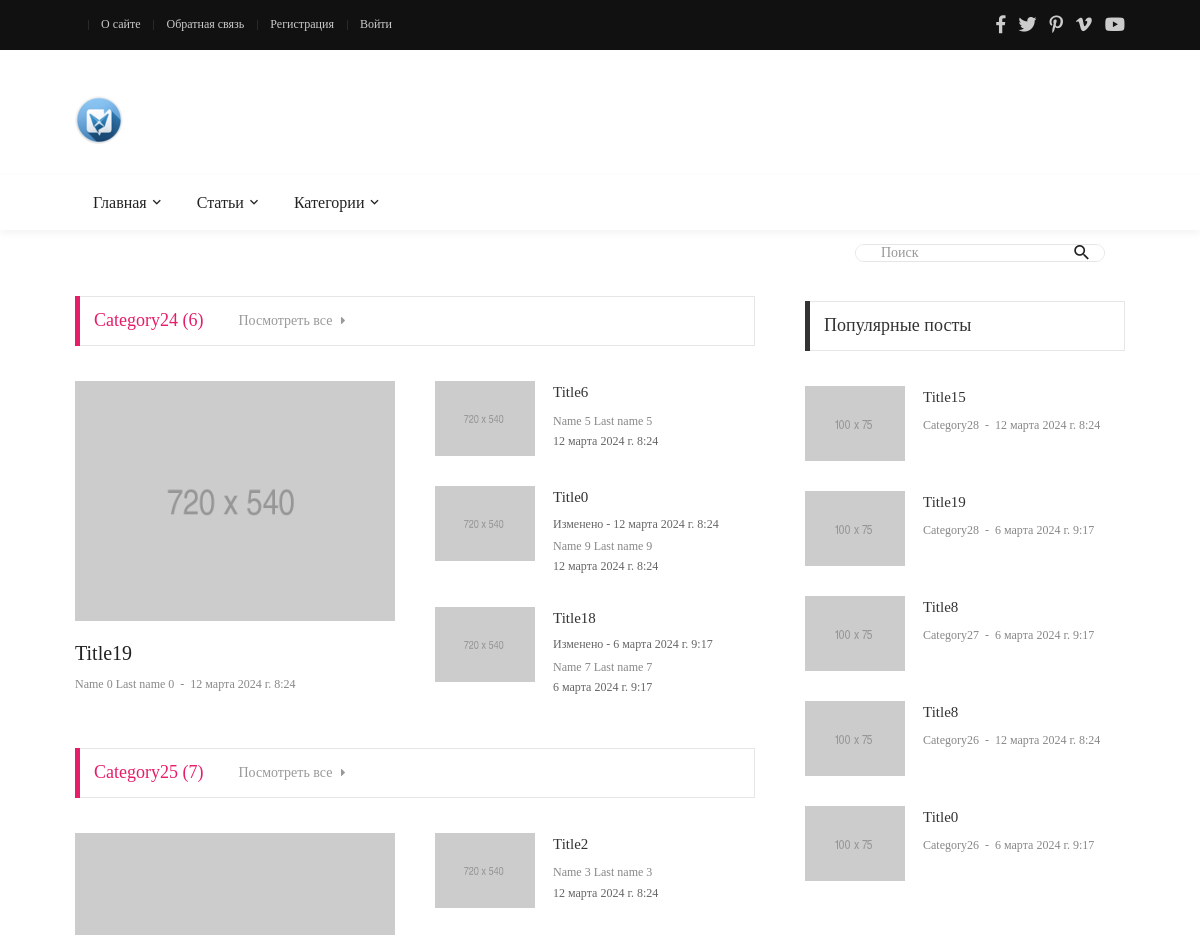
The app's page / (upper part), older data.
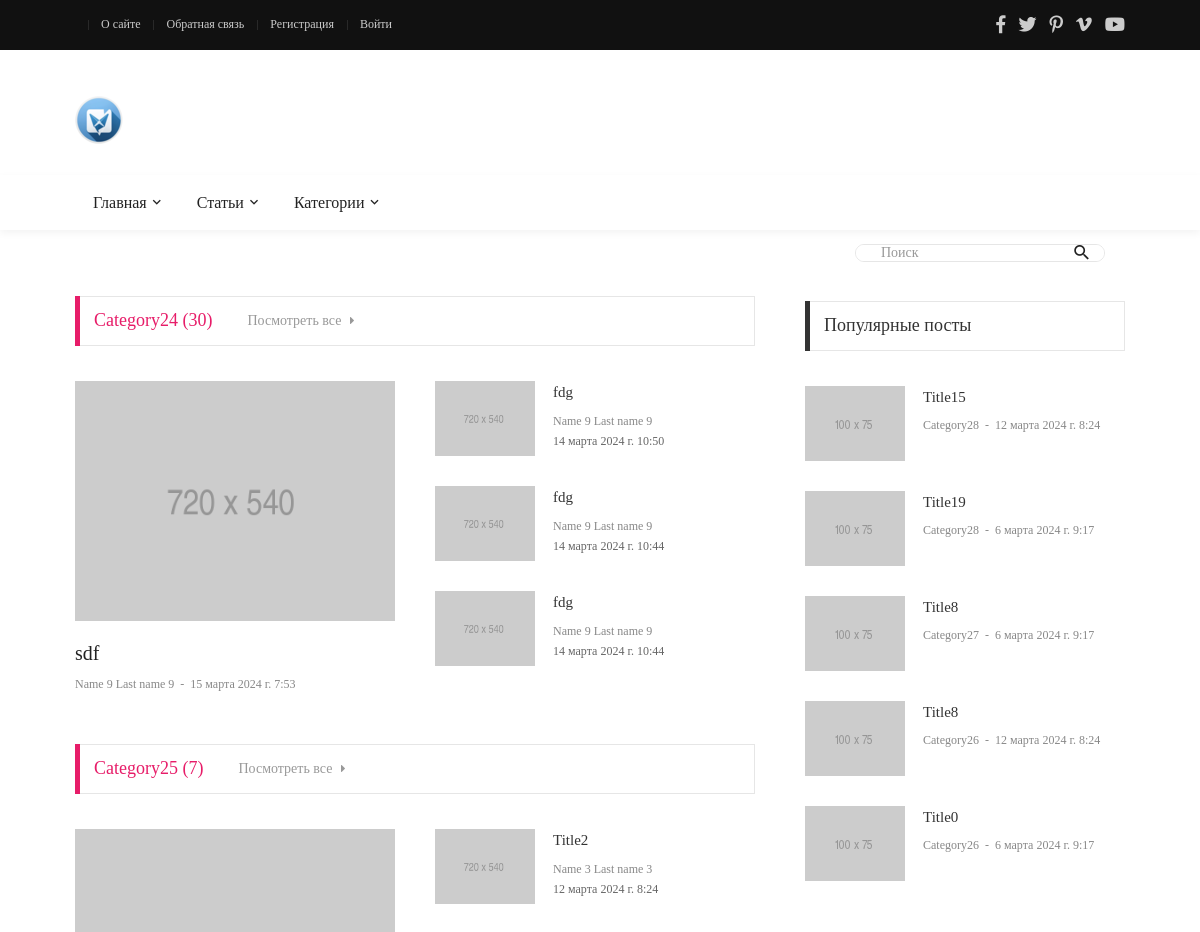
The same page, newer data.
### blog/models.py (models this page shows, shortened)
class Category(models.Model):
    title = models.CharField(max_length=100, verbose_name='Название')
    class Meta:
        ordering = ['title']
        verbose_name = 'Категория'
        verbose_name_plural = 'Категории'
    @property
    def url_name(self):
        return "home"

class Article(models.Model):
    title = models.CharField(max_length=25, verbose_name='Заголовок')
    description = models.TextField(max_length=70, verbose_name='Описание', null=True, blank=True, default='')
    content = models.TextField(verbose_name='Содержание', null=True, blank=True)
    author = models.ForeignKey(Author, on_delete=models.CASCADE, verbose_name='Автор')
    category = models.ForeignKey(Category, on_delete=models.SET_NULL, verbose_name='Категория', null=True)
    views = models.IntegerField(default=0, verbose_name='Просмотры')
    is_published = models.BooleanField(default=False, verbose_name='Опубликовано')
    date_published = models.DateTimeField(auto_now_add=True, verbose_name='Дата публикации')
    change_date = models.DateTimeField(auto_now=True, verbose_name='Дата изменения')
    image = models.FileField(upload_to='images/', verbose_name='Превью', null=True, blank=True)
    fields = ['title', 'content', 'category', 'views']
    class Meta:
        ordering = ['-change_date']
        verbose_name = 'Статья'
        verbose_name_plural = 'Статьи'
    @admin.display(description="Автор")
    def author_full_name(self):
        return self.author.full_name
    @staticmethod
    def get_published_posts():
        return Article.objects.filter(is_published=True).all()
    def changed(self):
        if self.date_published != self.change_date:
            return True
        return False

class Author(models.Model):
    first_name = models.CharField(max_length=100, verbose_name='Имя')
    last_name = models.CharField(max_length=100, verbose_name='Фамилия')
    email = models.EmailField(verbose_name='Почта')
    bio = models.TextField(verbose_name='Биография', null=True, blank=True)
    birth_date = models.DateField(verbose_name='День рождения', null=True, blank=True)
    reg_date = models.DateTimeField(auto_now_add=True, verbose_name='Дата регистрации')
    change_date = models.DateTimeField(auto_now=True, verbose_name='Дата изменения')
    fields = ['first_name', 'last_name', 'email', 'bio', 'birth_date']
    @property
    def full_name(self):
        return f'{self.first_name} {self.last_name}'
    """CRUD функции"""
    class Meta:
        ordering = ['-change_date']
        verbose_name = 'Автор'
        verbose_name_plural = 'Авторы'

### blog/views.py (the view)
# urls.py: path('', views.index, name='home'),
def index(request):
    context = get_context()
    category_articles = [
        {'posts': models.Article.get_published_posts().filter(category=category).all(), 'cat': category}
        for category in context['cats']]
    context['c_posts'] = category_articles
    context['title'] = 'Главная'
    return render(request, 'blog/index.html', context)

### blog/views.py (called while the page is built)
def get_context():
    categories = models.Category.objects.all()
    pop_articles = models.Article.get_published_posts().order_by('-views')[:5]
    return {
        'menu': menu,
        'cats': categories,
        'top_menu': top_menu,
        'pop_posts': pop_articles,
        'search_form': forms.SearchForm
    }

### blog/templates/blog/index.html (shortened to what the changed rows need)
{% extends 'base.html' %}
{% load static %}
{% block content %}
<section class="bg0 p-t-20">
    <div class="container">
        <div class="row justify-content-center">
            <div class="col-md-10 col-lg-8">
                <div class="p-b-20">
                    {% for item in c_posts %}
                    {% if item.posts %}
                    <div class="tab01 p-b-20">
                        <div class="tab01-head how2 how2-cl1 bocl12 flex-s-c m-r-10 m-r-0-sr991">
                            <h3 class="f1-m-2 cl12 tab01-title">
                                {{ item.cat.title }} ({{ item.posts|length }})
                            </h3>
                            <a href="{% url 'category' item.cat.id  %}" class="tab01-link f1-s-1 cl9 hov-cl10 trans-03">
                                Посмотреть все
                                <i class="fs-12 m-l-5 fa fa-caret-right"></i>
                            </a>
                        </div>
                        <div class="tab-content p-t-35">
                            <div class="tab-pane fade show active" id="tab1-1" role="tabpanel">
                                <div class="row">
                                    {% with item.posts|first as p %}
                                    <div class="col-sm-6 p-r-25 p-r-15-sr991">
                                        <div class="m-b-30">
                                            <a href="{% url 'post' p.id %}" class="wrap-pic-w hov1 trans-03">
                                                <img src="{% static 'blog/images/post-05.jpg' %}" alt="IMG">
                                            </a>
                                            <div class="p-t-20">
                                                <h5 class="p-b-5">
                                                    <a href="{% url 'post' p.id %}"
                                                       class="f1-m-3 cl2 hov-cl10 trans-03">
                                                        {{ p.title }}
                                                    </a>
                                                </h5>
                                                <span class="cl8">
														<a href="#" class="f1-s-4 cl8 hov-cl10 trans-03">
															{{ p.author.full_name }}
														</a>
														<span class="f1-s-3 m-rl-3">
															-
														</span>
														<span class="f1-s-3">
															{{ p.date_published }}
														</span>
													</span>
                                            </div>
                                        </div>
                                    </div>
                                    {% endwith %}
                                    <div class="col-sm-6 p-r-25 p-r-15-sr991">
                                        {% for p in item.posts|slice:":4" %}
                                        {% if not forloop.first %}
                                        <div class="flex-wr-sb-s m-b-30">
                                            <a href="blog-detail-01.html" class="size-w-1 wrap-pic-w hov1 trans-03">
                                                <img src="{% static 'blog/images/post-06.jpg' %}" alt="IMG">
                                            </a>
                                            <div class="size-w-2">
                                                <h5 class="p-b-5">
                                                    <a href="{% url 'post' p.id %}"
                                                       class="f1-s-5 cl3 hov-cl10 trans-03">
                                                        {{ p.title }}
                                                    </a>
                                                </h5>
                                                {% if p.changed %}
                                                <div class="f1-s-3">
                                                    Изменено - {{ p.change_date }}
                                                </div>
                                                {% endif %}
                                                <span class="cl8">
														<a href="#" class="f1-s-6 cl8 hov-cl10 trans-03">
															{{ p.author.full_name }}
														</a>
													</span>
                                                <div class="f1-s-3">
                                                    {{ p.date_published }}
                                                </div>
                                            </div>
                                        </div>
                                        {% endif %}
                                        {% endfor %}
                                    </div>
                                </div>
                            </div>
                        </div>
                    </div>
                    {% endif %}
                    {% endfor %}
                </div>
            </div>
            <div class="col-md-5 col-lg-4 p-b-30">
                <div class="p-l-10 p-rl-0-sr991 p-t-5">
                    <div>
                        <ul class="p-t-35">
                            {% for p in pop_posts %}
                            <li class="flex-wr-sb-s p-b-30">
                                <a href="#" class="size-w-10 wrap-pic-w hov1 trans-03">
                                    <img src="{% static 'blog/images/popular-post-04.jpg' %}" alt="IMG">
                                </a>
                                <div class="size-w-11">
                                    <h6 class="p-b-4">
                                        <a href="#" class="f1-s-5 cl3 hov-cl10 trans-03">
                                            {{ p.title }}
                                        </a>
                                    </h6>
                                    <span class="cl8 txt-center p-b-24">
											<a href="{% url 'category' p.category.id %}"
                                               class="f1-s-6 cl8 hov-cl10 trans-03">
												{{  p.category.title }}
											</a>
											<span class="f1-s-3 m-rl-3">
												-
											</span>
											<span class="f1-s-3">
												{{ p.date_published }}
											</span>
										</span>
                                </div>
                            </li>
                            {% endfor %}
                        </ul>
                    </div>
                </div>
            </div>
        </div>
    </div>
</section>
{% endblock %}

Row changes from the older to the newer data that the page shows:
no longer on this page (row unchanged): Article: title "Title19", author.full_name "Name 0 Last name 0", date_published "12 марта 2024 г. 8:24"
computed for Category "Category24": loses Article (title "Title6", author.full_name "Name 5 Last name 5", date_published "12 марта 2024 г. 8:24"); loses Article (title "Title0", change_date "12 марта 2024 г. 8:24", author.full_name "Name 9 Last name 9", date_published "12 марта 2024 г. 8:24"); loses Article (title "Title18", change_date "6 марта 2024 г. 9:17", author.full_name "Name 7 Last name 7", date_published "6 марта 2024 г. 9:17"); posts|length "6" → "30"
added Article: title "sdf", author.full_name "Name 9 Last name 9", date_published "15 марта 2024 г. 7:53"
added Article: title "fdg", author.full_name "Name 9 Last name 9", date_published "14 марта 2024 г. 10:50", shown under Category "Category24"
added Article: title "fdg", author.full_name "Name 9 Last name 9", date_published "14 марта 2024 г. 10:44", shown under Category "Category24"
added Article: title "fdg", author.full_name "Name 9 Last name 9", date_published "14 марта 2024 г. 10:44", shown under Category "Category24"
